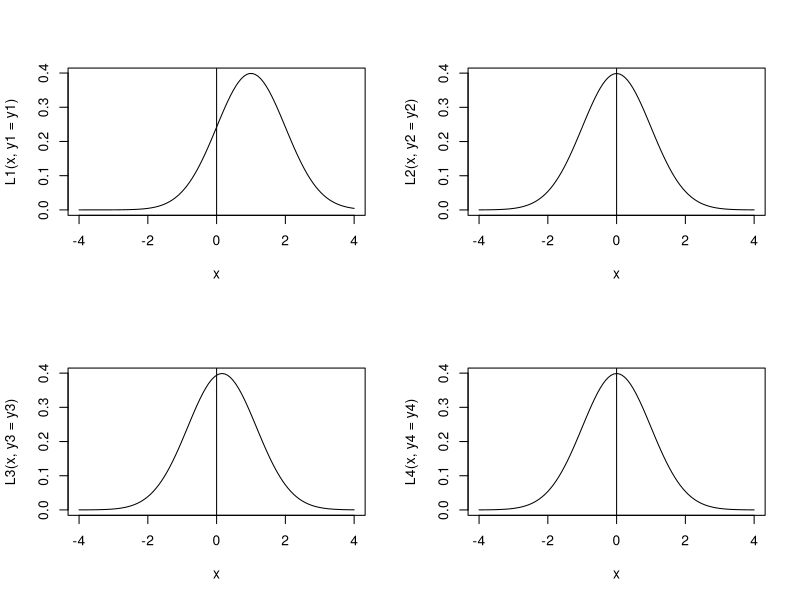
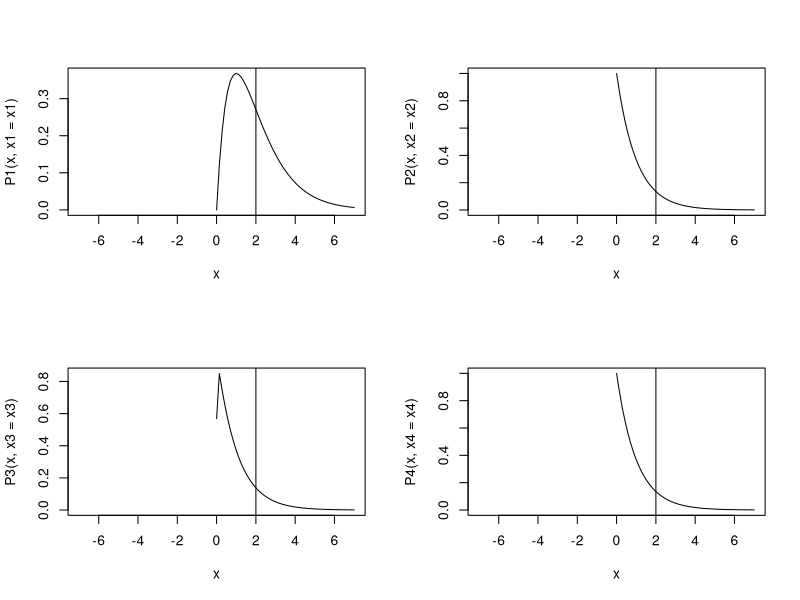

Reproduce these figures in R, in order.
## FUN��O NORMAL
# Criando a fun��o com vari�ncia conhecida 1
norm <- function(y, mu) {
  output = ((2*pi)^(-1/2)*exp((-1/2)*(y-mu)^2))
  return(output)
}

# Criando os intervalos de observa��es
y1 <- pnorm(q = 10,mean = 2,sd = 1)                                 #   y<10
y2 <- pnorm(q = 10,mean = 2,sd = 1,lower.tail = F)                  #   y>10
y3 <- pnorm(q = 10,mean = 2,sd = 1) - pnorm(q = 5,mean = 4,sd = 1)  # 5<y<10
y4 <- dnorm(x = 10,mean = 2,sd = 1)                                 #   y=10

# Fun��o de verossimilhan�a y<10
L1 <- function(mu, y1) {
  output = prod(((2*pi)^(-1/2)*exp((-1/2)*(y1-mu)^2)))
  return(output)
}
L1 <- Vectorize(L1, vectorize.args = "mu")

# Fun��o de verossimilhan�a y>10
L2 <- function(mu, y2) {
  output = prod(((2*pi)^(-1/2)*exp((-1/2)*(y2-mu)^2)))
  return(output)
}
L2 <- Vectorize(L2, vectorize.args = "mu")

# Fun��o de verossimilhan�a 5<y<10
L3 <- function(mu, y3) {
  output = prod(((2*pi)^(-1/2)*exp((-1/2)*(y3-mu)^2)))
  return(output)
}
L3 <- Vectorize(L3, vectorize.args = "mu")

# Fun��o de verossimilhan�a y=10
L4 <- function(mu, y4) {
  output = prod(((2*pi)^(-1/2)*exp((-1/2)*(y4-mu)^2)))
  return(output)
}
L4 <- Vectorize(L4, vectorize.args = "mu")

# Gr�fico das verossimilhan�as
par(mfrow = c(2,2))
curve(L1(x, y1 = y1), -4, 4)
abline(v = 0)
curve(L2(x, y2 = y2), -4, 4)
abline(v = 0)
curve(L3(x, y3 = y3), -4, 4)
abline(v = 0)
curve(L4(x, y4 = y4), -4, 4)
abline(v = 0)






## FUNÇÃO POISSON
# Criando a função
poisson <- function(x, lambda) {
  output = ((exp(-lambda)*lambda^x)/factorial(x))
  return(output)
}

x1 <- ppois(q = 10,lambda = 2)                            #  x<10
x2 <- ppois(q = 10,lambda = 2,lower.tail = F)             #  x>10
x3 <- ppois(q = 10,lambda = 2) - ppois(q = 5,lambda = 2)  #5<x<10
x4 <- dpois(x = 10,lambda = 2)                            #  x=10

# função de verossimilhança x<10
P1 <- function(lambda, x1) {
  output = sum(((exp(-lambda)*lambda^x1)/factorial(x1)))
  return(output)
}
P1 <- Vectorize(P1, vectorize.args = "lambda")

# função de verossimilhança x>10
P2 <- function(lambda, x2) {
  output = sum(((exp(-lambda)*lambda^x2)/factorial(x2)))
  return(output)
}
P2 <- Vectorize(P2, vectorize.args = "lambda")

# função de verossimilhança 5<x<10
P3 <- function(lambda, x3) {
  output = sum(((exp(-lambda)*lambda^x3)/factorial(x3)))
  return(output)
}
P3 <- Vectorize(P3, vectorize.args = "lambda")

# função de verossimilhança x=10
P4 <- function(lambda, x4) {
  output = sum(((exp(-lambda)*lambda^x4)/factorial(x4)))
  return(output)
}
P4 <- Vectorize(P4, vectorize.args = "lambda")

# Gráfico das verossimilhanças
par(mfrow = c(2,2))
curve(P1(x, x1=x1), -7, 7)
abline(v = 2)
curve(P2(x, x2=x2), -7, 7)
abline(v = 2)
curve(P3(x, x3=x3), -7, 7)
abline(v = 2)
curve(P4(x, x4=x4), -7, 7)
abline(v = 2)
